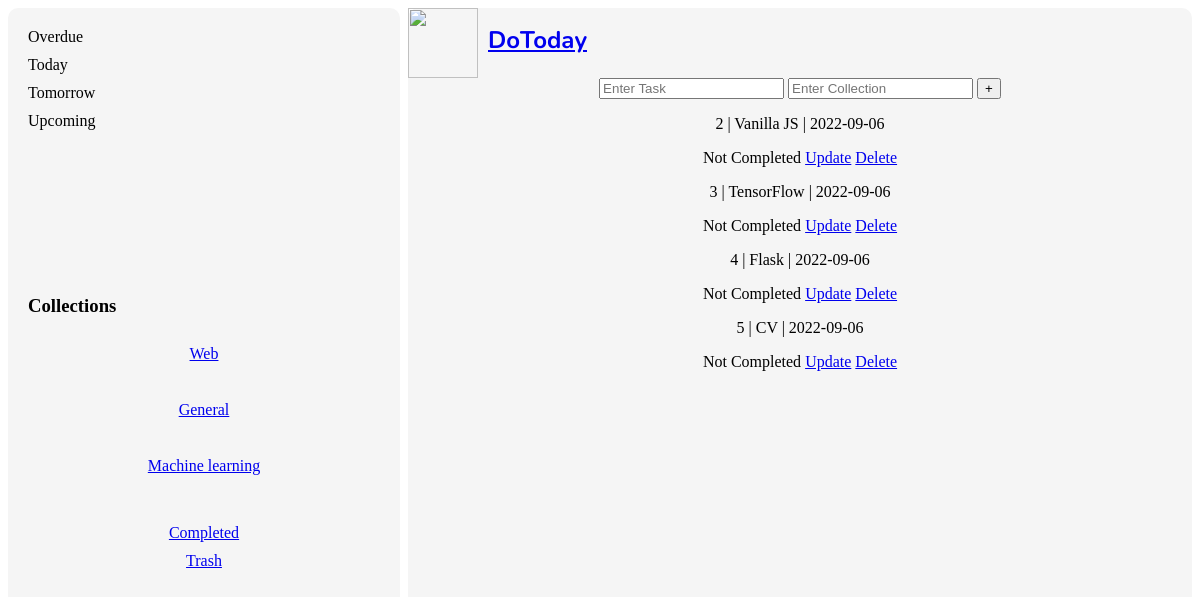
The page / on the database its author committed.
### app.py (models this page shows)
class ToDo(db.Model):
    id = db.Column(db.Integer, primary_key = True)
    title = db.Column(db.String, nullable = False)
    complete = db.Column(db.Boolean)
    date=db.Column(db.Date)
    collection = db.Column(db.String, nullable = False)
    deleted = db.Column(db.Boolean)

### app.py (the view)
@app.route('/')
def index():
    todo_list = ToDo.query.all()
    return render_template("index.html", todo_list = todo_list, collections = get_collection_data())

### app.py (called while the page is built)
def get_collection_data():
    todo_list = ToDo.query.all()
    collections = []
    for collection_name in todo_list:
        collections.append(collection_name.collection.capitalize())
    return list(set(collections))

### templates/index.html (shortened to what this page needs)
<!DOCTYPE html>
<html>
    <head>
        <link rel="stylesheet" href="{{ url_for('static', filename='index.css') }}">
    </head>
    <body>
        <div class="wrapper">
            <div class="wrapped-item left">
                <div>
                    <div>Overdue</div>
                    <div>Today</div>
                    <div>Tomorrow</div>
                    <div>Upcoming</div>
                </div>
                <div>
                    <h3>Collections</h3>
                    {% for collection_item in collections %}
                        <a href="/{{ collection_item }}">{{ collection_item }}</a>
                        <br>
                    {% endfor %}
                </div>
                <div>
                    <a href="/completed">Completed</a>
                    <a href="/trash">Trash</a>
                </div>
            </div>
            <div class="wrapped-item center">
                <a href="/">
                    <div class="logo">
                        <img src="https://img.icons8.com/clouds/2x/todo-list.png">
                        <h1>DoToday</h1>
                    </div>
                </a>
                <div>
                    <form action="/add" method="post">
                        <input type="text" required name="title" placeholder="Enter Task">
                        <input type="text" name="collection" placeholder="Enter Collection">
                        <button type="submit">+</button>
                    </form>
                    {% for todo in todo_list %}
                        <p>{{ todo.id }} | {{ todo.title }} | {{ todo.date }}</p>
                        {% if todo.complete==False %}
                            <span">Not Completed</span>
                            {% else %}
                            <span">Completed</span>
                        {% endif %}
                        <a href="/update?id={{ todo.id }}">Update</a>
                        {% if todo.deleted==False %}
                            <a href="/delete?id={{ todo.id }}">Delete</a>
                        {% else %}
                            <a href="/restore?id={{ todo.id }}">Restore</a>
                            <a href="/permanentdelete?id={{ todo.id }}">Permanent Delete</a>
                        {% endif %}
                    {% endfor %}
                </div>
            </div>
        </div>
    </body>
</html>

### static/index.css (style rules this page uses)
body { height: 100vh; box-sizing: border-box; margin: 0; border: 8px solid transparent; }
.wrapper { display: grid; grid-template-columns: 1fr 2fr; gap: 8px; height: 100%; }
.left { display: grid; grid-template-rows: 1fr 1fr 1fr; box-sizing: border-box; padding: 20px; }
.left div { display: flex; flex-direction: column; gap: 10px; }
.left div div, .left div h3 { text-align: left; }
.wrapper .wrapped-item { text-align: center; background-color: whitesmoke; border-radius: 10px; height: 100%; }
.center .logo { font-size: 12px; font-family: Nunito; display: flex; flex-direction: row; flex-wrap: wrap; column-gap: 10px; text-align: left !important; }
.center img { width: 70px; height: 70px; }

### rows shown on the page
ToDo: id "2", title "Vanilla JS", date "2022-09-06", complete "Not Completed"
ToDo: id "3", title "TensorFlow", date "2022-09-06", complete "Not Completed"
ToDo: id "4", title "Flask", date "2022-09-06", complete "Not Completed"
ToDo: id "5", title "CV", date "2022-09-06", complete "Not Completed"

### other values the page prints
{{ collection_item }} "Web" "General" "Machine learning"
